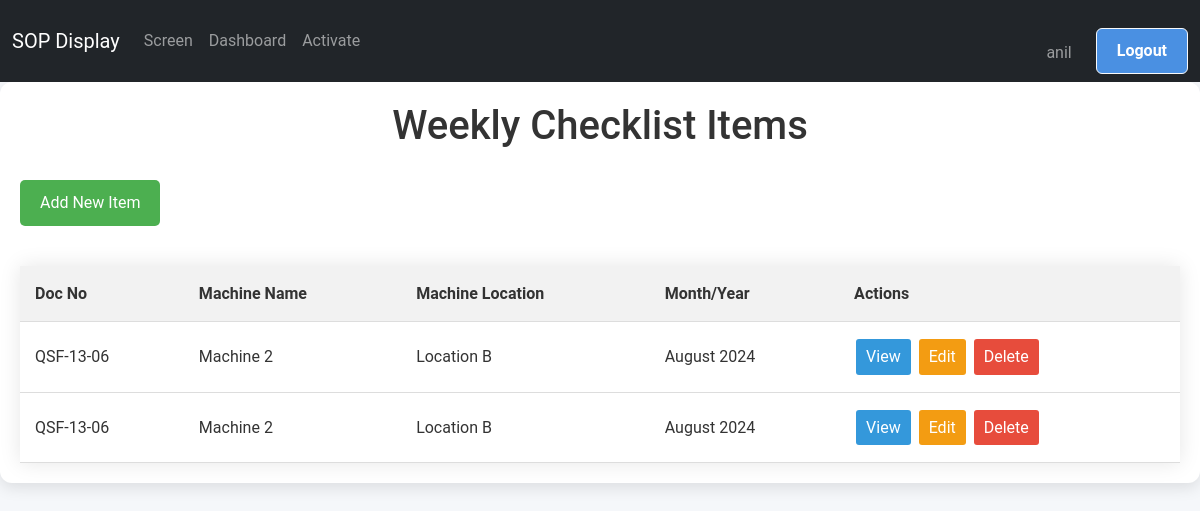
The page /screen/maintenance/weekly/list/ (signed in) on the database as committed earlier.
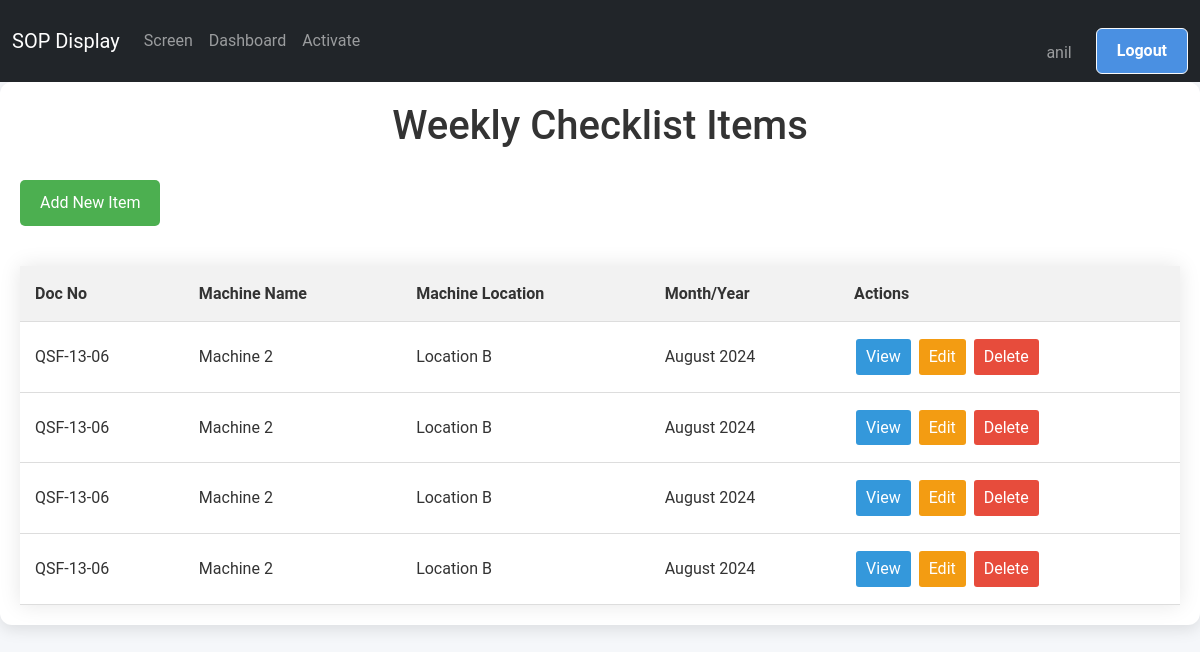
The same page on the database as committed later.
### screen_app/models.py (models this page shows, shortened)
class WeeklyChecklistItem(models.Model):
    TICK_CHOICES = [
        ('✔', 'OK'),
        ('✘', 'Not OK'),
        ('', 'Not Checked')
    ]
    station = models.CharField(max_length=10, choices=STATION_CHOICES, default='DSL01_S01')
    doc_number = models.CharField(max_length=20, default="QSF-13-06",blank=True)
    rev_number = models.CharField(max_length=10, default="02")
    rev_date = models.DateField(default=timezone.now)
    machine_name = models.CharField(max_length=100, choices=MACHINE_NAME_CHOICES)
    control_number = models.CharField(max_length=100,choices=CONTROL_NUMBER_CHOICES)
    machine_location = models.CharField(max_length=100,choices=MACHINE_LOCATION_CHOICES)
    month_year = models.DateField(default=timezone.now,blank=True)
    CHECK_POINT_CHOICES = (
        ('Check Conveyor Belts', 'Check Conveyor Belts'),
        ('Check Solder bit Assembly. For any Bolts & Screw Loose', 'Check Solder bit Assembly. For any Bolts & Screw Loose'),
        ('Check Wire & Cable', 'Check Wire & Cable'),
        ('Electrical Insulation', 'Electrical Insulation'),
    )
    date = models.DateField(default=timezone.now,blank=True)
    check_point_8 = models.CharField(max_length=200, choices=CHECK_POINT_CHOICES, default='Check Conveyor Belts',blank=True)
    check_point_9 = models.CharField(max_length=200, choices=CHECK_POINT_CHOICES, default='Check Solder bit Assembly. For any Bolts & Screw Loose',blank=True)
    check_point_10 = models.CharField(max_length=200, choices=CHECK_POINT_CHOICES, default='Check Wire & Cable',blank=True)
    check_point_11 = models.CharField(max_length=200, choices=CHECK_POINT_CHOICES, default='Electrical Insulation',blank=True)
    REQUIREMENT_RANGE_CHOICES = (
        ('No Damage', 'No Damage'),
        ('Proper Tight', 'Proper Tight'),
        ('No Damage No Broken', 'No Damage No Broken'),
        ('No Cut & No Damage Wire', 'No Cut & No Damage Wire'),
    )
    requirement_range_8 = models.CharField(max_length=200, choices=REQUIREMENT_RANGE_CHOICES,  default='No Damage',blank=True)
    requirement_range_9 = models.CharField(max_length=200, choices=REQUIREMENT_RANGE_CHOICES,  default='Proper Tight',blank=True)
    requirement_range_10 = models.CharField(max_length=200, choices=REQUIREMENT_RANGE_CHOICES, default='No Damage No Broken',blank=True)
    requirement_range_11 = models.CharField(max_length=200, choices=REQUIREMENT_RANGE_CHOICES, default='No Cut & No Damage Wire',blank=True)
    METHOD_OF_CHECKING_CHOICES = (
        ('Clean by Cloths & Brush', 'Clean by Cloths & Brush'),
        ('By Hand', 'By Hand'),
        ('By Eye', 'By Eye'),
        )
    method_of_checking_8 = models.CharField(max_length=200, choices=METHOD_OF_CHECKING_CHOICES, default='By Hand',blank=True)
    method_of_checking_9 = models.CharField(max_length=200, choices=METHOD_OF_CHECKING_CHOICES, default='By Hand',blank=True)
    method_of_checking_10 = models.CharField(max_length=200, choices=METHOD_OF_CHECKING_CHOICES, default='By Hand',blank=True)
    method_of_checking_11 = models.CharField(max_length=200, choices=METHOD_OF_CHECKING_CHOICES, default='By Hand',blank=True)
    Remark_8=models.CharField(max_length=100,choices=TICK_CHOICES)
    Remark_9=models.CharField(max_length=100,choices=TICK_CHOICES)
    Remark_10=models.CharField(max_length=100,choices=TICK_CHOICES)
    Remark_11=models.CharField(max_length=100,choices=TICK_CHOICES)
    checked_by_Operator = models.CharField(max_length=100,choices=TICK_CHOICES,default='✔',blank=True)
    approved_by_Supervisor = models.CharField(max_length=100,choices=TICK_CHOICES,default='✘',blank=True)

### screen_app/views.py (the view)
# urls.py: path('maintenance/weekly/list/', ListWeeklyChecklistItem.as_view(), name='list_weekly'),
@method_decorator(staff_member_required, name='dispatch')
class ListWeeklyChecklistItem(ListView):
    model = WeeklyChecklistItem
    template_name = 'Maintenance/weekly/list_weekly.html'
    context_object_name = 'records'
    ordering = ['-month_year']

### screen_app/templates/Maintenance/weekly/list_weekly.html (shortened to what this page needs)
{% extends "base.html" %}
{% block content %}
<div class="container">
    <h1>Weekly Checklist Items</h1>
    <a href="{% url 'add_weekly' %}" class="add-new-btn">Add New Item</a>
    {% if records %}
    <table class="excel-table">
        <thead>
            <tr>
                <th>Doc No</th>
                <th>Machine Name</th>
                <th>Machine Location</th>
                <th>Month/Year</th>
                <th>Actions</th>
            </tr>
        </thead>
        <tbody>
            {% for record in records %}
            <tr>
                <td>{{record.doc_number}}</td>
                <td>{{record.get_machine_name_display}}</td>
                <td>{{record.get_machine_location_display}}</td>
                <td>{{record.month_year|date:"F Y"}}</td>
                <td>
                    <a href="{% url 'weekly_detail' record.pk %}" class="action-btn view-btn">View</a>
                    <a href="{% url 'update_weekly' record.pk %}" class="action-btn edit-btn">Edit</a>
                    <a href="{% url 'delete_weekly' record.pk %}" class="action-btn delete-btn">Delete</a>
                </td>
            </tr>
            {% endfor %}
        </tbody>
    </table>
    {% else %}
    <p class="no-records">No weekly checklist items found.</p>
    {% endif %}
</div>
{% endblock content %}

Rows that differ between the two databases and show on the page:
added WeeklyChecklistItem: doc_number "QSF-13-06", machine_name "Machine 2", machine_location "Location B", month_year "August 2024"
added WeeklyChecklistItem: doc_number "QSF-13-06", machine_name "Machine 2", machine_location "Location B", month_year "August 2024"
